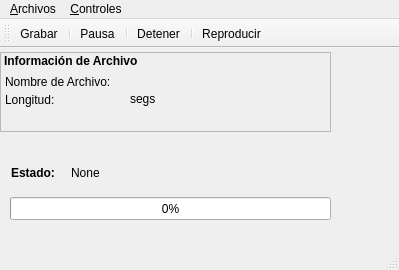
<?xml version="1.0" encoding="UTF-8"?>
<ui version="4.0">
 <class>tvrWindow</class>
 <widget class="QMainWindow" name="tvrWindow">
  <property name="windowModality">
   <enum>Qt::ApplicationModal</enum>
  </property>
  <property name="geometry">
   <rect>
    <x>0</x>
    <y>0</y>
    <width>399</width>
    <height>270</height>
   </rect>
  </property>
  <property name="minimumSize">
   <size>
    <width>340</width>
    <height>270</height>
   </size>
  </property>
  <property name="maximumSize">
   <size>
    <width>680</width>
    <height>540</height>
   </size>
  </property>
  <property name="windowTitle">
   <string>SRV-Player</string>
  </property>
  <property name="windowIcon">
   <iconset resource="resources/tvr-res.qrc">
    <normaloff>:/mainApp/images/lip_analysis_icon.png</normaloff>:/mainApp/images/lip_analysis_icon.png</iconset>
  </property>
  <property name="styleSheet">
   <string notr="true"> QPushButton {
     color: white;
     background-color: QLinearGradient( x1: 0, y1: 0, x2: 0, y2: 1, stop: 0 #88d, stop: 0.1 #99e, stop: 0.49 #77c, stop: 0.5 #66b, stop: 1 #77c);
     border-width: 1px;
     border-color: #339;
     border-style: solid;
     border-radius: 7;
     padding: 3px;
     padding-left: 5px;
     padding-right: 5px;


 }
</string>
  </property>
  <property name="toolButtonStyle">
   <enum>Qt::ToolButtonIconOnly</enum>
  </property>
  <widget class="QWidget" name="centralwidget">
   <property name="styleSheet">
    <string notr="true"> QPushButton {
     color: white;
     background-color: QLinearGradient( x1: 0, y1: 0, x2: 0, y2: 1, stop: 0 #88d, stop: 0.1 #99e, stop: 0.49 #77c, stop: 0.5 #66b, stop: 1 #77c);
     border-width: 1px;
     border-color: #339;
     border-style: solid;
     border-radius: 7;
     padding: 3px;
     padding-left: 5px;
     padding-right: 5px;


 }
</string>
   </property>
   <widget class="QFrame" name="recordingInformationLabel">
    <property name="geometry">
     <rect>
      <x>0</x>
      <y>4</y>
      <width>331</width>
      <height>80</height>
     </rect>
    </property>
    <property name="styleSheet">
     <string notr="true"> QPushButton {
     color: white;
     background-color: QLinearGradient( x1: 0, y1: 0, x2: 0, y2: 1, stop: 0 #88d, stop: 0.1 #99e, stop: 0.49 #77c, stop: 0.5 #66b, stop: 1 #77c);
     border-width: 1px;
     border-color: #339;
     border-style: solid;
     border-radius: 7;
     padding: 3px;
     padding-left: 5px;
     padding-right: 5px;


 }
</string>
    </property>
    <property name="frameShape">
     <enum>QFrame::StyledPanel</enum>
    </property>
    <property name="frameShadow">
     <enum>QFrame::Raised</enum>
    </property>
    <widget class="QLabel" name="label">
     <property name="geometry">
      <rect>
       <x>4</x>
       <y>0</y>
       <width>171</width>
       <height>18</height>
      </rect>
     </property>
     <property name="font">
      <font>
       <weight>75</weight>
       <bold>true</bold>
       <underline>false</underline>
      </font>
     </property>
     <property name="text">
      <string>Información de Archivo</string>
     </property>
    </widget>
    <widget class="QLabel" name="fileNameLabel">
     <property name="geometry">
      <rect>
       <x>5</x>
       <y>21</y>
       <width>141</width>
       <height>18</height>
      </rect>
     </property>
     <property name="text">
      <string>Nombre de Archivo:</string>
     </property>
    </widget>
    <widget class="QLabel" name="fileNameEditLabel">
     <property name="geometry">
      <rect>
       <x>140</x>
       <y>21</y>
       <width>131</width>
       <height>18</height>
      </rect>
     </property>
     <property name="text">
      <string/>
     </property>
    </widget>
    <widget class="QLabel" name="lengthFieldLabel">
     <property name="geometry">
      <rect>
       <x>5</x>
       <y>39</y>
       <width>71</width>
       <height>18</height>
      </rect>
     </property>
     <property name="text">
      <string>Longitud:</string>
     </property>
    </widget>
    <widget class="QLabel" name="lengthFieldEditLabel">
     <property name="geometry">
      <rect>
       <x>90</x>
       <y>39</y>
       <width>21</width>
       <height>18</height>
      </rect>
     </property>
     <property name="text">
      <string/>
     </property>
    </widget>
    <widget class="QLabel" name="secondsLabel">
     <property name="geometry">
      <rect>
       <x>130</x>
       <y>38</y>
       <width>31</width>
       <height>17</height>
      </rect>
     </property>
     <property name="text">
      <string>segs</string>
     </property>
    </widget>
   </widget>
   <widget class="QProgressBar" name="tvrProgressBar">
    <property name="geometry">
     <rect>
      <x>10</x>
      <y>149</y>
      <width>321</width>
      <height>23</height>
     </rect>
    </property>
    <property name="value">
     <number>0</number>
    </property>
    <property name="textVisible">
     <bool>true</bool>
    </property>
   </widget>
   <widget class="QLabel" name="statusLabel">
    <property name="geometry">
     <rect>
      <x>11</x>
      <y>116</y>
      <width>62</width>
      <height>18</height>
     </rect>
    </property>
    <property name="font">
     <font>
      <weight>75</weight>
      <italic>false</italic>
      <bold>true</bold>
      <underline>false</underline>
     </font>
    </property>
    <property name="text">
     <string>Estado:</string>
    </property>
   </widget>
   <widget class="QLabel" name="statusLabelEdit">
    <property name="geometry">
     <rect>
      <x>71</x>
      <y>116</y>
      <width>171</width>
      <height>18</height>
     </rect>
    </property>
    <property name="text">
     <string>None</string>
    </property>
   </widget>
  </widget>
  <widget class="QMenuBar" name="menubar">
   <property name="geometry">
    <rect>
     <x>0</x>
     <y>0</y>
     <width>399</width>
     <height>25</height>
    </rect>
   </property>
   <widget class="QMenu" name="fileMenu">
    <property name="title">
     <string>&amp;Archivos</string>
    </property>
    <addaction name="separator"/>
    <addaction name="actionNew"/>
    <addaction name="actionOpen"/>
    <addaction name="actionVolume"/>
    <addaction name="actionSave"/>
    <addaction name="actionSaveAs"/>
    <addaction name="separator"/>
    <addaction name="actionExit"/>
   </widget>
   <widget class="QMenu" name="menuControls">
    <property name="title">
     <string>&amp;Controles</string>
    </property>
    <addaction name="actionRecord"/>
    <addaction name="actionPaused"/>
    <addaction name="actionPlay"/>
    <addaction name="actionStop"/>
   </widget>
   <addaction name="fileMenu"/>
   <addaction name="menuControls"/>
  </widget>
  <widget class="QStatusBar" name="statusbar"/>
  <widget class="QToolBar" name="toolBar">
   <property name="windowTitle">
    <string/>
   </property>
   <property name="floatable">
    <bool>false</bool>
   </property>
   <attribute name="toolBarArea">
    <enum>TopToolBarArea</enum>
   </attribute>
   <attribute name="toolBarBreak">
    <bool>false</bool>
   </attribute>
   <addaction name="actionRecord"/>
   <addaction name="separator"/>
   <addaction name="actionPaused"/>
   <addaction name="separator"/>
   <addaction name="actionStop"/>
   <addaction name="separator"/>
   <addaction name="actionPlay"/>
  </widget>
  <action name="actionNew">
   <property name="icon">
    <iconset resource="resources/tvr-res.qrc">
     <normaloff>:/images/file-new.png</normaloff>:/images/file-new.png</iconset>
   </property>
   <property name="text">
    <string>&amp;Nuevo</string>
   </property>
  </action>
  <action name="actionOpen">
   <property name="icon">
    <iconset resource="resources/tvr-res.qrc">
     <normaloff>:/images/file-open.png</normaloff>:/images/file-open.png</iconset>
   </property>
   <property name="text">
    <string>&amp;Abrir</string>
   </property>
  </action>
  <action name="actionSave">
   <property name="icon">
    <iconset resource="resources/tvr-res.qrc">
     <normaloff>:/images/file-save.png</normaloff>:/images/file-save.png</iconset>
   </property>
   <property name="text">
    <string>&amp;Guardar</string>
   </property>
  </action>
  <action name="actionSaveAs">
   <property name="icon">
    <iconset resource="resources/tvr-res.qrc">
     <normaloff>:/images/file-save-as.png</normaloff>:/images/file-save-as.png</iconset>
   </property>
   <property name="text">
    <string>&amp;Guardar como ...</string>
   </property>
  </action>
  <action name="actionExit">
   <property name="icon">
    <iconset resource="resources/tvr-res.qrc">
     <normaloff>:/images/file-exit.png</normaloff>:/images/file-exit.png</iconset>
   </property>
   <property name="text">
    <string>&amp;Sali</string>
   </property>
   <property name="shortcut">
    <string>Ctrl+Q</string>
   </property>
  </action>
  <action name="actionRecord">
   <property name="icon">
    <iconset resource="resources/tvr-res.qrc">
     <normaloff>:/images/record-icon.png</normaloff>:/images/record-icon.png</iconset>
   </property>
   <property name="text">
    <string>&amp;Grabar</string>
   </property>
   <property name="shortcut">
    <string>Ctrl+R</string>
   </property>
  </action>
  <action name="actionPaused">
   <property name="icon">
    <iconset resource="resources/tvr-res.qrc">
     <normaloff>:/images/pause-icon.png</normaloff>:/images/pause-icon.png</iconset>
   </property>
   <property name="text">
    <string>&amp;Pausa</string>
   </property>
   <property name="shortcut">
    <string>Ctrl+P</string>
   </property>
  </action>
  <action name="actionPlay">
   <property name="icon">
    <iconset resource="resources/tvr-res.qrc">
     <normaloff>:/images/play-icon.png</normaloff>:/images/play-icon.png</iconset>
   </property>
   <property name="text">
    <string>&amp;Reproducir</string>
   </property>
   <property name="shortcut">
    <string>Ctrl+Alt+P</string>
   </property>
  </action>
  <action name="actionStop">
   <property name="icon">
    <iconset resource="resources/tvr-res.qrc">
     <normaloff>:/images/stop-icon.png</normaloff>:/images/stop-icon.png</iconset>
   </property>
   <property name="text">
    <string>&amp;Detener</string>
   </property>
   <property name="shortcut">
    <string>Ctrl+S</string>
   </property>
  </action>
  <action name="actionAbout">
   <property name="text">
    <string>&amp;Acerca de TT </string>
   </property>
  </action>
  <action name="actionVolume">
   <property name="icon">
    <iconset resource="resources/tvr-res.qrc">
     <normaloff>:/images/audio-volume-high.png</normaloff>:/images/audio-volume-high.png</iconset>
   </property>
   <property name="text">
    <string>Open &amp;Volume Control</string>
   </property>
  </action>
  <action name="actionAbout_TT">
   <property name="text">
    <string>About TT</string>
   </property>
  </action>
  <action name="actionAcerca">
   <property name="text">
    <string>Acerca</string>
   </property>
  </action>
 </widget>
 <resources>
  <include location="resources/tvr-res.qrc"/>
 </resources>
 <connections/>
</ui>
